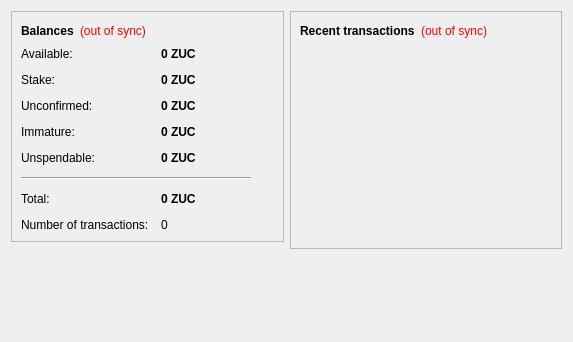
<?xml version="1.0" encoding="UTF-8"?>
<ui version="4.0">
 <class>OverviewPage</class>
 <widget class="QWidget" name="OverviewPage">
  <property name="geometry">
   <rect>
    <x>0</x>
    <y>0</y>
    <width>573</width>
    <height>342</height>
   </rect>
  </property>
  <property name="windowTitle">
   <string>Form</string>
  </property>
  <layout class="QHBoxLayout" name="horizontalLayout" stretch="1,1">
   <item>
    <layout class="QVBoxLayout" name="verticalLayout_2">
     <item>
      <widget class="QFrame" name="frame">
       <property name="frameShape">
        <enum>QFrame::StyledPanel</enum>
       </property>
       <property name="frameShadow">
        <enum>QFrame::Raised</enum>
       </property>
       <layout class="QVBoxLayout" name="verticalLayout_4">
        <item>
         <layout class="QHBoxLayout" name="horizontalLayout_4">
          <item>
           <widget class="QLabel" name="label_5">
            <property name="font">
             <font>
              <weight>75</weight>
              <bold>true</bold>
             </font>
            </property>
            <property name="text">
             <string>Balances</string>
            </property>
           </widget>
          </item>
          <item>
           <widget class="QLabel" name="labelWalletStatus">
            <property name="toolTip">
             <string>The displayed information may be out of date. Your wallet automatically synchronizes with the ZUC network after a connection is established, but this process has not completed yet.</string>
            </property>
            <property name="styleSheet">
             <string notr="true">QLabel { color: red; }</string>
            </property>
            <property name="text">
             <string notr="true">(out of sync)</string>
            </property>
            <property name="alignment">
             <set>Qt::AlignLeading|Qt::AlignLeft|Qt::AlignVCenter</set>
            </property>
           </widget>
          </item>
          <item>
           <spacer name="horizontalSpacer_2">
            <property name="orientation">
             <enum>Qt::Horizontal</enum>
            </property>
            <property name="sizeHint" stdset="0">
             <size>
              <width>40</width>
              <height>20</height>
             </size>
            </property>
           </spacer>
          </item>
         </layout>
        </item>
        <item>
         <layout class="QFormLayout" name="formLayout_2">
          <property name="fieldGrowthPolicy">
           <enum>QFormLayout::AllNonFixedFieldsGrow</enum>
          </property>
          <property name="horizontalSpacing">
           <number>12</number>
          </property>
          <property name="verticalSpacing">
           <number>12</number>
          </property>
          <item row="0" column="0">
           <widget class="QLabel" name="labelAvailableText">
            <property name="toolTip">
             <string>Your current available balance</string>
            </property>
            <property name="text">
             <string>Available:</string>
            </property>
           </widget>
          </item>
          <item row="0" column="1">
           <widget class="QLabel" name="labelAvailable">
            <property name="font">
             <font>
              <weight>75</weight>
              <bold>true</bold>
             </font>
            </property>
            <property name="cursor">
             <cursorShape>IBeamCursor</cursorShape>
            </property>
            <property name="toolTip">
             <string>Your current available balance</string>
            </property>
            <property name="text">
             <string notr="true">0 ZUC</string>
            </property>
            <property name="alignment">
             <set>Qt::AlignLeading|Qt::AlignLeft|Qt::AlignVCenter</set>
            </property>
            <property name="textInteractionFlags">
             <set>Qt::LinksAccessibleByMouse|Qt::TextSelectableByKeyboard|Qt::TextSelectableByMouse</set>
            </property>
           </widget>
          </item>
          <item row="1" column="0">
           <widget class="QLabel" name="label_6">
            <property name="toolTip">
             <string>Total of coins that was staked, and do not yet count toward the current balance</string>
            </property>
            <property name="text">
             <string>Stake:</string>
            </property>
           </widget>
          </item>
          <item row="1" column="1">
           <widget class="QLabel" name="labelStake">
            <property name="font">
             <font>
              <weight>75</weight>
              <bold>true</bold>
             </font>
            </property>
            <property name="cursor">
             <cursorShape>IBeamCursor</cursorShape>
            </property>
            <property name="toolTip">
             <string>Total of coins that was staked, and do not yet count toward the current balance</string>
            </property>
            <property name="text">
             <string notr="true">0 ZUC</string>
            </property>
            <property name="alignment">
             <set>Qt::AlignLeading|Qt::AlignLeft|Qt::AlignVCenter</set>
            </property>
            <property name="textInteractionFlags">
             <set>Qt::LinksAccessibleByMouse|Qt::TextSelectableByKeyboard|Qt::TextSelectableByMouse</set>
            </property>
           </widget>
          </item>
          <item row="2" column="0">
           <widget class="QLabel" name="label_3">
            <property name="toolTip">
             <string>Total of transactions that have yet to be confirmed, and do not yet count toward the current balance</string>
            </property>
            <property name="text">
             <string>Unconfirmed:</string>
            </property>
           </widget>
          </item>
          <item row="2" column="1">
           <widget class="QLabel" name="labelUnconfirmed">
            <property name="font">
             <font>
              <weight>75</weight>
              <bold>true</bold>
             </font>
            </property>
            <property name="cursor">
             <cursorShape>IBeamCursor</cursorShape>
            </property>
            <property name="toolTip">
             <string>Total of transactions that have yet to be confirmed, and do not yet count toward the current balance</string>
            </property>
            <property name="text">
             <string notr="true">0 ZUC</string>
            </property>
            <property name="alignment">
             <set>Qt::AlignLeading|Qt::AlignLeft|Qt::AlignVCenter</set>
            </property>
            <property name="textInteractionFlags">
             <set>Qt::LinksAccessibleByMouse|Qt::TextSelectableByKeyboard|Qt::TextSelectableByMouse</set>
            </property>
           </widget>
          </item>
          <item row="3" column="0">
           <widget class="QLabel" name="labelImmatureText">
            <property name="toolTip">
             <string>Mined balance that has not yet matured</string>
            </property>
            <property name="text">
             <string>Immature:</string>
            </property>
           </widget>
          </item>
          <item row="3" column="1">
           <widget class="QLabel" name="labelImmature">
            <property name="font">
             <font>
              <weight>75</weight>
              <bold>true</bold>
             </font>
            </property>
            <property name="toolTip">
             <string>Mined balance that has not yet matured</string>
            </property>
            <property name="text">
             <string notr="true">0 ZUC</string>
            </property>
            <property name="alignment">
             <set>Qt::AlignLeading|Qt::AlignLeft|Qt::AlignVCenter</set>
            </property>
            <property name="textInteractionFlags">
             <set>Qt::LinksAccessibleByMouse|Qt::TextSelectableByKeyboard|Qt::TextSelectableByMouse</set>
            </property>
           </widget>
          </item>
          <item row="4" column="0">
           <widget class="QLabel" name="labelBalanceWatchOnlyText">
            <property name="toolTip">
             <string>Your unspendable balance</string>
            </property>
            <property name="text">
             <string>Unspendable:</string>
            </property>
           </widget>
          </item>
          <item row="4" column="1">
           <widget class="QLabel" name="labelBalanceWatchOnly">
            <property name="font">
             <font>
              <weight>75</weight>
              <bold>true</bold>
             </font>
            </property>
            <property name="cursor">
             <cursorShape>IBeamCursor</cursorShape>
            </property>
            <property name="toolTip">
             <string>Your unspendable balance</string>
            </property>
            <property name="text">
             <string notr="true">0 ZUC</string>
            </property>
            <property name="alignment">
             <set>Qt::AlignLeading|Qt::AlignLeft|Qt::AlignVCenter</set>
            </property>
            <property name="textInteractionFlags">
             <set>Qt::LinksAccessibleByMouse|Qt::TextSelectableByKeyboard|Qt::TextSelectableByMouse</set>
            </property>
           </widget>
          </item>
          <item row="5" column="0" colspan="2">
           <widget class="Line" name="line">
            <property name="maximumSize">
             <size>
              <width>230</width>
              <height>16777215</height>
             </size>
            </property>
            <property name="orientation">
             <enum>Qt::Horizontal</enum>
            </property>
           </widget>
          </item>
          <item row="6" column="0">
           <widget class="QLabel" name="labelTotalText">
            <property name="toolTip">
             <string>Your current total balance</string>
            </property>
            <property name="text">
             <string>Total:</string>
            </property>
           </widget>
          </item>
          <item row="6" column="1">
           <widget class="QLabel" name="labelTotal">
            <property name="font">
             <font>
              <weight>75</weight>
              <bold>true</bold>
             </font>
            </property>
            <property name="toolTip">
             <string>Your current total balance</string>
            </property>
            <property name="text">
             <string notr="true">0 ZUC</string>
            </property>
            <property name="alignment">
             <set>Qt::AlignLeading|Qt::AlignLeft|Qt::AlignVCenter</set>
            </property>
            <property name="textInteractionFlags">
             <set>Qt::LinksAccessibleByMouse|Qt::TextSelectableByKeyboard|Qt::TextSelectableByMouse</set>
            </property>
           </widget>
          </item>
          <item row="7" column="0">
           <widget class="QLabel" name="label_2">
            <property name="toolTip">
             <string>Total number of transactions in wallet</string>
            </property>
            <property name="text">
             <string>Number of transactions:</string>
            </property>
           </widget>
          </item>
          <item row="7" column="1">
           <widget class="QLabel" name="labelNumTransactions">
            <property name="toolTip">
             <string>Total number of transactions in wallet</string>
            </property>
            <property name="text">
             <string notr="true">0</string>
            </property>
           </widget>
          </item>
         </layout>
        </item>
       </layout>
      </widget>
     </item>
     <item>
      <spacer name="verticalSpacer">
       <property name="orientation">
        <enum>Qt::Vertical</enum>
       </property>
       <property name="sizeHint" stdset="0">
        <size>
         <width>20</width>
         <height>40</height>
        </size>
       </property>
      </spacer>
     </item>
    </layout>
   </item>
   <item>
    <layout class="QVBoxLayout" name="verticalLayout_3">
     <item>
      <widget class="QFrame" name="frame_2">
       <property name="frameShape">
        <enum>QFrame::StyledPanel</enum>
       </property>
       <property name="frameShadow">
        <enum>QFrame::Raised</enum>
       </property>
       <layout class="QVBoxLayout" name="verticalLayout">
        <item>
         <layout class="QHBoxLayout" name="horizontalLayout_2">
          <item>
           <widget class="QLabel" name="label_4">
            <property name="text">
             <string>&lt;b&gt;Recent transactions&lt;/b&gt;</string>
            </property>
           </widget>
          </item>
          <item>
           <widget class="QLabel" name="labelTransactionsStatus">
            <property name="toolTip">
             <string>The displayed information may be out of date. Your wallet automatically synchronizes with the ZUC network after a connection is established, but this process has not completed yet.</string>
            </property>
            <property name="styleSheet">
             <string notr="true">QLabel { color: red; }</string>
            </property>
            <property name="text">
             <string notr="true">(out of sync)</string>
            </property>
            <property name="alignment">
             <set>Qt::AlignRight|Qt::AlignTrailing|Qt::AlignVCenter</set>
            </property>
           </widget>
          </item>
          <item>
           <spacer name="horizontalSpacer">
            <property name="orientation">
             <enum>Qt::Horizontal</enum>
            </property>
            <property name="sizeHint" stdset="0">
             <size>
              <width>40</width>
              <height>20</height>
             </size>
            </property>
           </spacer>
          </item>
         </layout>
        </item>
        <item>
         <widget class="QListView" name="listTransactions">
          <property name="styleSheet">
           <string notr="true">QListView { background: transparent; }</string>
          </property>
          <property name="frameShape">
           <enum>QFrame::NoFrame</enum>
          </property>
          <property name="verticalScrollBarPolicy">
           <enum>Qt::ScrollBarAlwaysOff</enum>
          </property>
          <property name="horizontalScrollBarPolicy">
           <enum>Qt::ScrollBarAlwaysOff</enum>
          </property>
          <property name="selectionMode">
           <enum>QAbstractItemView::NoSelection</enum>
          </property>
         </widget>
        </item>
       </layout>
      </widget>
     </item>
     <item>
      <spacer name="verticalSpacer_2">
       <property name="orientation">
        <enum>Qt::Vertical</enum>
       </property>
       <property name="sizeHint" stdset="0">
        <size>
         <width>20</width>
         <height>40</height>
        </size>
       </property>
      </spacer>
     </item>
    </layout>
   </item>
  </layout>
 </widget>
 <resources/>
 <connections/>
</ui>
